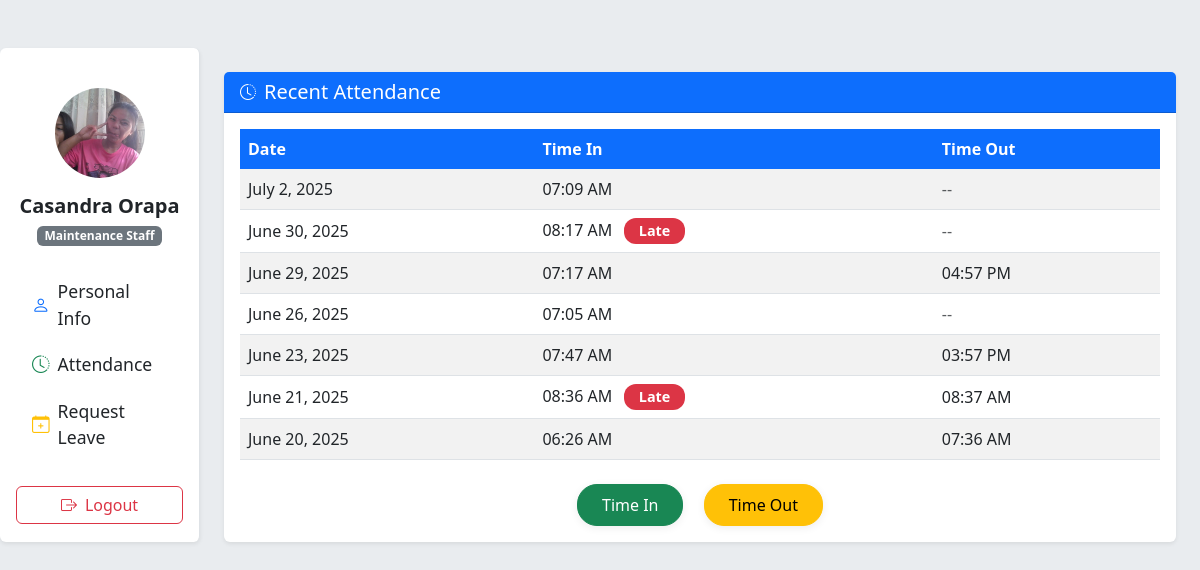
Page /dashboard/ (signed in) on the committed database.
### staffApp/models.py (models this page shows, shortened)
class staffProfile(models.Model):
    user = models.OneToOneField(User, on_delete=models.CASCADE, null = True)
    first_name = models.CharField(max_length=100, null = False)
    last_name = models.CharField(max_length=100)
    dept = models.ForeignKey(Department, on_delete=models.CASCADE)
    salary = models.IntegerField(default=0)
    bonus = models.IntegerField(default=0)
    role = models.ForeignKey(Role, on_delete=models.CASCADE)
    phone = models.CharField(max_length=15, default=0)
    hire_date = models.DateField()
    email = models.EmailField(max_length=100, null = False)
    address = models.CharField(max_length=100)
    city = models.CharField(max_length=100)
    is_approved = models.BooleanField(default=False) # for admin approval
    image = models.ImageField(upload_to='profile_images/', default='profile_images/default.jpg', null=True, blank=True)

class Role(models.Model):
    name = models.CharField(max_length=100, null = False)
    department = models.ForeignKey(Department, on_delete=models.CASCADE, null=True) # ForeignKey to Department

class Attendance(models.Model):
    staff = models.ForeignKey(staffProfile, on_delete=models.CASCADE)
    date = models.DateField(auto_now_add=True)
    time_in = models.DateTimeField(null=True, blank=True)
    time_out = models.DateTimeField(null=True, blank=True)
    def is_late(self):
        if self.time_in:
            local_time = localtime(self.time_in).time()
            return local_time > datetime.time(8, 0)
        return False

### staffApp/views.py (the view)
# urls.py: path('dashboard/', views.dashboard, name = 'dashboard'),
@login_required
def dashboard(request):
    try:
        profile = staffProfile.objects.get(user=request.user) # get the profile of the logged-in user
    except staffProfile.DoesNotExist:
        messages.error(request, "Profile not found. Please contact your Administrator.") # add a message if profile not found
        return redirect('login')
    attendance_list = Attendance.objects.filter(staff=profile).order_by('-date')[:10]
    leave_form = LeaveForm()
    return render(request, 'staffApp/dashboard.html', {
        'profile': profile,
        'attendance_list': attendance_list,
        'leave_form': leave_form,
    })

### staffApp/templates/staffApp/dashboard.html (shortened to what this page needs)
{% extends 'layout.html' %}
{% load static %}
{% load tz %}
{% block content %}
<div class="container-fluid py-5">
    <div class="row">
        <nav class="col-md-3 col-lg-2 d-md-block bg-white border-end shadow-sm sidebar p-0 rounded">
            <div class="position-sticky pt-3 px-3">
                <div class="text-center my-4">
                    {% if profile.image %}
                        <img src="{{ profile.image.url }}" alt="Profile Image" class="img-fluid mb-2" style="width:90px; height:90px; object-fit:cover; border-radius:50%;">
                    {% else %}
                        <img src="{% static 'images/default-avatar.png' %}" alt="Avatar" class="img-fluid mb-2" style="width:90px; height:90px; object-fit:cover; border-radius:50%;">
                    {% endif %}
                    <h5 class="mt-2 mb-0 fw-semibold">{{ profile.first_name }} {{ profile.last_name }}</h5>
                    <div class="badge bg-secondary mt-2 text-capitalize">{{ profile.role.name }}</div>
                </div>
                <ul class="nav flex-column mb-4">
                    <li class="nav-item mb-1">
                        <a class="nav-link text-dark d-flex align-items-center" data-bs-toggle="modal" data-bs-target="#personalInfoModal" href="#">
                            <i class="bi bi-person me-2 text-primary"></i> Personal Info
                        </a>
                    </li>
                    <li class="nav-item mb-1">
                        <a class="nav-link text-dark d-flex align-items-center" href="#attendance">
                            <i class="bi bi-clock-history me-2 text-success"></i> Attendance
                        </a>
                    </li>
                    <li class="nav-item mb-1">
                        <a class="nav-link text-dark d-flex align-items-center" data-bs-toggle="modal" data-bs-target="#leaveModal" href="#">
                            <i class="bi bi-calendar-plus me-2 text-warning"></i> Request Leave
                        </a>
                    </li>
                </ul>
                <form method="post" action="{% url 'logout' %}">
                    <button type="submit" class="btn btn-outline-danger w-100 d-flex align-items-center justify-content-center">
                        <i class="bi bi-box-arrow-right me-2"></i> Logout
                    </button>
                </form>
            </div>
        </nav>
        <main class="col-md-9 ms-sm-auto col-lg-10 px-md-4">
            <section id="attendance" class="mt-4">
                <div class="card shadow-sm border-0">
                    <div class="card-header bg-primary text-white d-flex align-items-center">
                        <i class="bi bi-clock-history me-2"></i>
                        <h5 class="mb-0">Recent Attendance</h5>
                    </div>
                    <div class="card-body">
                        <table class="table table-striped align-middle">
                            <thead class="table-light">
                                <tr>
                                    <th>Date</th>
                                    <th>Time In</th>
                                    <th>Time Out</th>
                                </tr>
                            </thead>
                            <tbody>
                                {% for att in attendance_list %}
                                <tr>
                                    <td>{{ att.date }}</td>
                                    <td>
                                        {% if att.time_in %}
                                            {{ att.time_in|localtime|date:"h:i A" }}
                                        {% else %}
                                            <span class="text-muted">--</span>
                                        {% endif %}
                                        {% if att.is_late %}
                                            <span class="badge bg-danger ms-2">Late</span>
                                        {% endif %}
                                    </td>
                                    <td>
                                        {% if att.time_out %}
                                            {{ att.time_out|localtime|date:"h:i A" }}
                                        {% else %}
                                            <span class="text-muted">--</span>
                                        {% endif %}
                                    </td>
                                </tr>
                                {% empty %}
                                <tr>
                                    <td colspan="3" class="text-center text-muted">No attendance records found.</td>
                                </tr>
                                {% endfor %}
                            </tbody>
                        </table>
                        <div class="text-center mt-4">
                            <form method="post" action="{% url 'timein' %}" class="d-inline">
                                <button type="submit" class="btn btn-success btn-sm px-4">Time In</button>
                            </form>
                            <form method="post" action="{% url 'timeout' %}" class="d-inline">
                                <button type="submit" class="btn btn-warning btn-sm px-4">Time Out</button>
                            </form>
                        </div>
                    </div>
                </div>
            </section>
        </main>
    </div>
</div>
{% endblock %}

### static/css/styles.css (style rules this page uses)
body { background-color: #f8f9fa; background: #e9ecef; }
.nav-link { font-size: 1.1rem; margin-right: 10px; transition: color 0.2s; }
.table thead th { background: #0d6efd; color: #fff; border: none; }
.btn-success.btn-sm, .btn-warning.btn-sm, .btn-outline-danger.btn-sm { font-size: 1rem; padding: 0.5em 1.5em; border-radius: 20px; margin: 0 0.5em; box-shadow: 0 2px 8px rgba(0,0,0,0.07); font-weight: 500; }
.badge.bg-danger { font-size: 0.9em; padding: 0.4em 1em; border-radius: 12px; }

### rows in the picture
staffProfile: image (picture), first_name "Casandra", last_name "Orapa", role.name "Maintenance Staff"
Attendance: date "July 2, 2025", time_in "07:09 AM"
Attendance: date "June 30, 2025", time_in "08:17 AM", shows "Late"
Attendance: date "June 29, 2025", time_in "07:17 AM", time_out "04:57 PM"
Attendance: date "June 26, 2025", time_in "07:05 AM"
Attendance: date "June 23, 2025", time_in "07:47 AM", time_out "03:57 PM"
Attendance: date "June 21, 2025", time_in "08:36 AM", shows "Late", time_out "08:37 AM"
Attendance: date "June 20, 2025", time_in "06:26 AM", time_out "07:36 AM"
